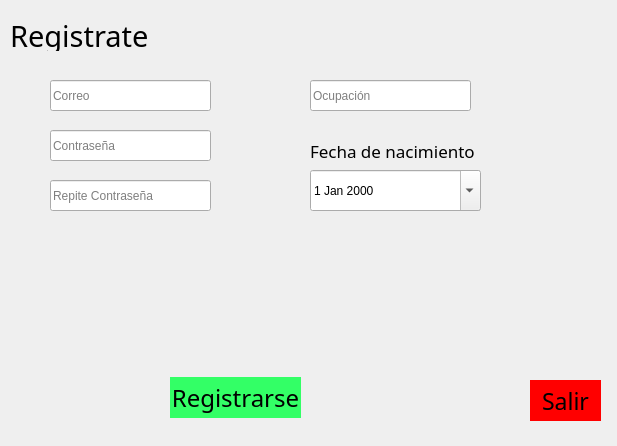
<?xml version="1.0" encoding="UTF-8"?>
<ui version="4.0">
 <class>Vista_User</class>
 <widget class="QWidget" name="Vista_User">
  <property name="geometry">
   <rect>
    <x>0</x>
    <y>0</y>
    <width>617</width>
    <height>446</height>
   </rect>
  </property>
  <property name="windowTitle">
   <string>Form</string>
  </property>
  <widget class="QLabel" name="label">
   <property name="geometry">
    <rect>
     <x>10</x>
     <y>20</y>
     <width>141</width>
     <height>31</height>
    </rect>
   </property>
   <property name="font">
    <font>
     <family>Lobster Two</family>
     <pointsize>22</pointsize>
    </font>
   </property>
   <property name="text">
    <string>Registrate</string>
   </property>
  </widget>
  <widget class="QLabel" name="label_2">
   <property name="geometry">
    <rect>
     <x>310</x>
     <y>140</y>
     <width>171</width>
     <height>21</height>
    </rect>
   </property>
   <property name="font">
    <font>
     <family>Lobster Two</family>
     <pointsize>13</pointsize>
    </font>
   </property>
   <property name="text">
    <string>Fecha de nacimiento</string>
   </property>
  </widget>
  <widget class="QDateEdit" name="dateEdit">
   <property name="geometry">
    <rect>
     <x>310</x>
     <y>170</y>
     <width>171</width>
     <height>41</height>
    </rect>
   </property>
   <property name="calendarPopup">
    <bool>true</bool>
   </property>
  </widget>
  <widget class="QPushButton" name="pushButton_Registro">
   <property name="geometry">
    <rect>
     <x>170</x>
     <y>377</y>
     <width>131</width>
     <height>41</height>
    </rect>
   </property>
   <property name="font">
    <font>
     <family>Lobster Two</family>
     <pointsize>18</pointsize>
     <weight>50</weight>
     <bold>false</bold>
    </font>
   </property>
   <property name="styleSheet">
    <string notr="true">QPushButton
{
background-color:rgb(51, 255, 102);
color:black;
border:circular
}</string>
   </property>
   <property name="text">
    <string>Registrarse</string>
   </property>
  </widget>
  <widget class="QLineEdit" name="lineEmail">
   <property name="geometry">
    <rect>
     <x>50</x>
     <y>80</y>
     <width>161</width>
     <height>31</height>
    </rect>
   </property>
   <property name="placeholderText">
    <string>Correo</string>
   </property>
  </widget>
  <widget class="QPushButton" name="Salir_2">
   <property name="geometry">
    <rect>
     <x>530</x>
     <y>380</y>
     <width>71</width>
     <height>41</height>
    </rect>
   </property>
   <property name="font">
    <font>
     <family>Lobster Two</family>
     <pointsize>17</pointsize>
     <weight>50</weight>
     <bold>false</bold>
    </font>
   </property>
   <property name="styleSheet">
    <string notr="true">QPushButton
{
background-color:rgb(255, 0, 0);
color:black;
border:circular
}</string>
   </property>
   <property name="text">
    <string>Salir</string>
   </property>
  </widget>
  <widget class="QLineEdit" name="linePass">
   <property name="geometry">
    <rect>
     <x>50</x>
     <y>130</y>
     <width>161</width>
     <height>31</height>
    </rect>
   </property>
   <property name="echoMode">
    <enum>QLineEdit::Password</enum>
   </property>
   <property name="placeholderText">
    <string>Contraseña</string>
   </property>
  </widget>
  <widget class="QLineEdit" name="linePass_2">
   <property name="geometry">
    <rect>
     <x>50</x>
     <y>180</y>
     <width>161</width>
     <height>31</height>
    </rect>
   </property>
   <property name="echoMode">
    <enum>QLineEdit::Password</enum>
   </property>
   <property name="placeholderText">
    <string>Repite Contraseña</string>
   </property>
  </widget>
  <widget class="QLineEdit" name="lineWork">
   <property name="geometry">
    <rect>
     <x>310</x>
     <y>80</y>
     <width>161</width>
     <height>31</height>
    </rect>
   </property>
   <property name="placeholderText">
    <string>Ocupación</string>
   </property>
  </widget>
 </widget>
 <resources/>
 <connections/>
</ui>
